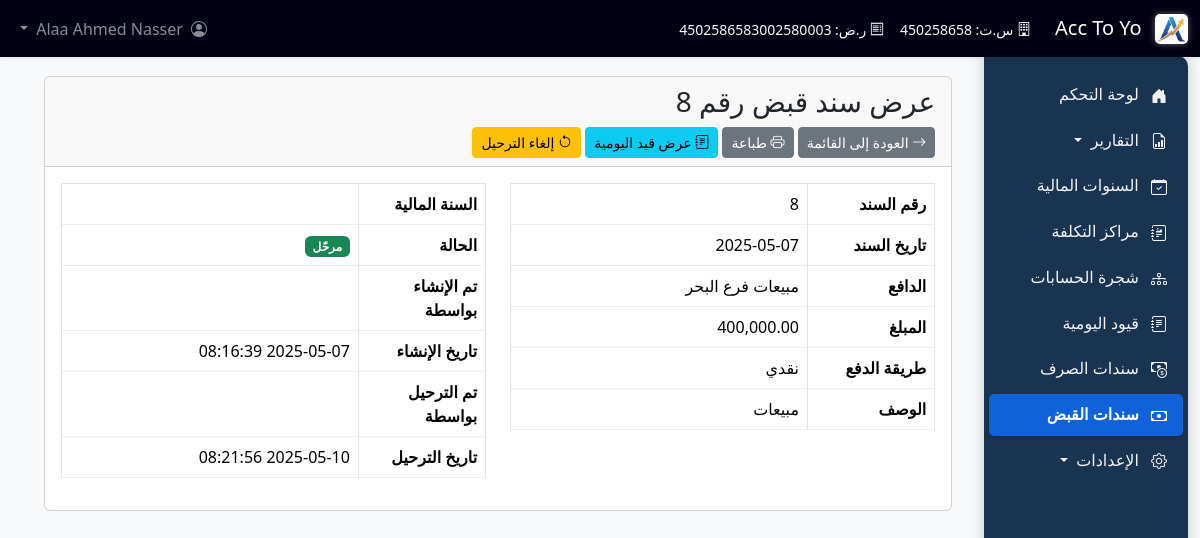
The page /receipt_vouchers/view/8 (signed in) on the database its author committed.
### tables this page shows
CREATE TABLE users (
            id INTEGER PRIMARY KEY AUTOINCREMENT,
            username TEXT UNIQUE NOT NULL,
            password_hash TEXT NOT NULL, -- سنخزن الهاش بدلاً من كلمة المرور مباشرة
            full_name TEXT,
            is_active INTEGER DEFAULT 1 -- 1 for active, 0 for inactive
        );

CREATE TABLE "receipt_vouchers" (
	"id"	INTEGER,
	"voucher_number"	INTEGER NOT NULL,
	"voucher_date"	DATE NOT NULL,
	"payer"	TEXT NOT NULL,
	"amount"	REAL NOT NULL,
	"payment_method"	TEXT NOT NULL,
	"check_number"	TEXT,
	"check_date"	DATE,
	"description"	TEXT,
	"financial_year_id"	INTEGER NOT NULL,
	"created_by"	INTEGER NOT NULL,
	"created_at"	TIMESTAMP DEFAULT CURRENT_TIMESTAMP,
	"updated_by"	INTEGER,
	"updated_at"	TIMESTAMP,
	"is_posted"	INTEGER DEFAULT 0,
	"posted_by"	INTEGER,
	"posted_at"	TIMESTAMP,
	PRIMARY KEY("id" AUTOINCREMENT),
	FOREIGN KEY("created_by") REFERENCES "users"("id"),
	FOREIGN KEY("financial_year_id") REFERENCES "financial_years"("id"),
	FOREIGN KEY("posted_by") REFERENCES "users"("id"),
	FOREIGN KEY("updated_by") REFERENCES "users"("id")
);

### app.py (the view)
@app.route('/receipt_vouchers/view/<int:voucher_id>')
@require_login
def view_receipt_voucher(voucher_id):
    conn = None
    try:
        conn = get_db()
        cursor = conn.cursor()
        cursor.execute("""
            SELECT rv.*, fy.year_name,
                   u_created.username as created_by,
                   u_posted.username as posted_by_name,
                   jv.id as journal_id
            FROM receipt_vouchers rv
            LEFT JOIN financial_years fy ON rv.financial_year_id = fy.id
            LEFT JOIN users u_created ON rv.created_by = u_created.id
            LEFT JOIN users u_posted ON rv.posted_by = u_posted.id
            LEFT JOIN journal_vouchers jv ON jv.receipt_voucher_id = rv.id
            WHERE rv.id = ?
        """, (voucher_id,))
        voucher = cursor.fetchone()
        if not voucher:
            flash('سند القبض غير موجود.', 'danger')
            return redirect(url_for('list_receipt_vouchers'))
        journal_id = voucher['journal_id'] if voucher['journal_id'] else None
        return render_template('view_receipt_voucher.html',
                              voucher=voucher,
                              journal_id=journal_id)
    except sqlite3.Error as e:
        flash(f"حدث خطأ أثناء جلب بيانات السند: {e}", 'danger')
        return redirect(url_for('list_receipt_vouchers'))
    finally:
        if conn:
            conn.close()

### templates/view_receipt_voucher.html (shortened to what this page needs)
{% extends 'base.html' %}
{% block content %}
<div class="container-fluid">
    <div class="row">
        <div class="col-12">
            <div class="card">
                <div class="card-header">
                    <h3 class="card-title">عرض سند قبض رقم {{ voucher.voucher_number }}</h3>
                    <div class="card-tools">
                        <a href="{{ url_for('list_receipt_vouchers') }}" class="btn btn-secondary btn-sm">
                            <i class="bi bi-arrow-right"></i> العودة إلى القائمة
                        </a>
                        {% if not voucher.is_posted %}
                        <a href="{{ url_for('edit_receipt_voucher', voucher_id=voucher.id) }}" class="btn btn-primary btn-sm">
                            <i class="bi bi-pencil"></i> تعديل
                        </a>
                        <a href="{{ url_for('post_receipt_voucher', voucher_id=voucher.id) }}" class="btn btn-success btn-sm">
                            <i class="bi bi-check"></i> ترحيل
                        </a>
                        <a href="{{ url_for('delete_receipt_voucher', voucher_id=voucher.id) }}" class="btn btn-danger btn-sm" onclick="return confirm('هل أنت متأكد من حذف هذا السند؟');">
                            <i class="bi bi-trash"></i> حذف
                        </a>
                        {% else %}
                        <a href="{{ url_for('print_receipt_voucher', voucher_id=voucher.id) }}" class="btn btn-secondary btn-sm" target="_blank">
                            <i class="bi bi-printer"></i> طباعة
                        </a>
                        {% endif %}
                        {% if journal_id %}
                        <a href="{{ url_for('view_journal_voucher', voucher_id=journal_id) }}" class="btn btn-info btn-sm">
                            <i class="bi bi-journal-text"></i> عرض قيد اليومية
                        </a>
                        {% endif %}
                        {% if voucher.is_posted %}
                        <a href="{{ url_for('unpost_receipt_voucher', voucher_id=voucher.id) }}" class="btn btn-warning btn-sm" onclick="return confirm('هل أنت متأكد من إلغاء ترحيل هذا السند؟');">
                            <i class="bi bi-arrow-counterclockwise"></i> إلغاء الترحيل
                        </a>
                        {% endif %}
                    </div>
                </div>
                <div class="card-body">
                    <div class="row">
                        <div class="col-md-6">
                            <table class="table table-bordered">
                                <tr>
                                    <th style="width: 30%;">رقم السند</th>
                                    <td>{{ voucher.voucher_number }}</td>
                                </tr>
                                <tr>
                                    <th>تاريخ السند</th>
                                    <td>
                                        {% if voucher.date %}
                                            {{ voucher.date }}
                                        {% elif voucher.voucher_date %}
                                            {{ voucher.voucher_date }}
                                        {% else %}
                                            <span class="text-muted">غير محدد</span>
                                        {% endif %}
                                    </td>
                                </tr>
                                <tr>
                                    <th>الدافع</th>
                                    <td>{{ voucher.payer }}</td>
                                </tr>
                                <tr>
                                    <th>المبلغ</th>
                                    <td>{{ "{:,.2f}".format(voucher.amount) }}</td>
                                </tr>
                                <tr>
                                    <th>طريقة الدفع</th>
                                    <td>
                                        {% if voucher.payment_method == 'cash' %}
                                            نقداً
                                        {% elif voucher.payment_method == 'check' %}
                                            شيك رقم {{ voucher.check_number }}
                                        {% elif voucher.payment_method == 'bank_transfer' %}
                                            تحويل بنكي
                                        {% else %}
                                            {{ voucher.payment_method }}
                                        {% endif %}
                                    </td>
                                </tr>
                                {% if voucher.description %}
                                <tr>
                                    <th>الوصف</th>
                                    <td>{{ voucher.description }}</td>
                                </tr>
                                {% endif %}
                            </table>
                        </div>
                        <div class="col-md-6">
                            <table class="table table-bordered">
                                <tr>
                                    <th style="width: 30%;">السنة المالية</th>
                                    <td>{{ voucher.financial_year_name }}</td>
                                </tr>
                                <tr>
                                    <th>الحالة</th>
                                    <td>
                                        {% if voucher.is_posted %}
                                            <span class="badge bg-success">مرحّل</span>
                                        {% else %}
                                            <span class="badge bg-warning">غير مرحّل</span>
                                        {% endif %}
                                    </td>
                                </tr>
                                <tr>
                                    <th>تم الإنشاء بواسطة</th>
                                    <td>{{ voucher.created_by_username }}</td>
                                </tr>
                                <tr>
                                    <th>تاريخ الإنشاء</th>
                                    <td>{{ voucher.created_at }}</td>
                                </tr>
                                {% if voucher.is_posted %}
                                <tr>
                                    <th>تم الترحيل بواسطة</th>
                                    <td>{{ voucher.posted_by_username }}</td>
                                </tr>
                                <tr>
                                    <th>تاريخ الترحيل</th>
                                    <td>{{ voucher.posted_at }}</td>
                                </tr>
                                {% endif %}
                            </table>
                        </div>
                    </div>
                </div>
            </div>
        </div>
    </div>
</div>
{% endblock %}

### templates/base.html (shortened to what this page needs)
<!doctype html>
<html lang="ar" dir="rtl">
<head>
    <link href="https://cdn.jsdelivr.net/npm/bootstrap@5.3.3/dist/css/bootstrap.rtl.min.css" rel="stylesheet">
    <link rel="stylesheet" href="https://cdn.jsdelivr.net/npm/bootstrap-icons@1.11.3/font/bootstrap-icons.min.css">
    <link rel="stylesheet" href="{{ url_for('static', filename='css/custom_style.css') }}">
</head>
<body>
    <nav class="navbar navbar-expand-md navbar-dark bg-dark fixed-top">
        <div class="container-fluid">
            <a class="navbar-brand" href="{{ url_for('financial_performance.financial_performance_report_view') }}">
                <img src="{{ url_for('static', filename='images/logo.png') }}" alt="ACC TOO YOU" height="30" class="d-inline-block align-text-top me-2" style="filter: drop-shadow(0 0 3px rgba(255,255,255,0.4)); border-radius: 5px; transition: all 0.3s ease; mix-blend-mode: screen;">
                {{ company_profile.companyName if company_profile else "Acc Too You" }}
            </a>
            <div class="collapse navbar-collapse" id="navbarMain">
                <ul class="navbar-nav me-auto mb-2 mb-md-0">
                    <li class="nav-item">
                        <span class="nav-link text-light">
                            <small><i class="bi bi-building"></i> س.ت: {{ company_profile.commercialRegistrationNumber if company_profile }}</small>
                        </span>
                    </li>
                    <li class="nav-item">
                        <span class="nav-link text-light">
                            <small><i class="bi bi-receipt"></i> ر.ض: {{ company_profile.taxIdentificationNumber if company_profile }}</small>
                        </span>
                    </li>
                </ul>
                <ul class="navbar-nav ms-auto mb-2 mb-md-0">
                    {% if session.user_id %}
                        <li class="nav-item dropdown">
                            <a class="nav-link dropdown-toggle" href="#" id="navbarDropdownUser" role="button" data-bs-toggle="dropdown" aria-expanded="false">
                                <i class="bi bi-person-circle me-1"></i> {{ session.full_name or session.username }}
                            </a>
                        </li>
                    {% else %}
                        <li class="nav-item">
                            <a class="nav-link" href="{{ url_for('login') }}">تسجيل الدخول</a>
                        </li>
                    {% endif %}
                </ul>
            </div>
        </div>
    </nav>
    <div class="container-fluid">
        <div class="row g-0">
            {% if session.user_id %}
            <nav id="sidebarMenu" class="col-auto sidebar">
                <ul class="nav flex-column">
                    <li class="nav-item">
                        <a class="nav-link {% if request.endpoint == 'dashboard' %}active{% endif %}" aria-current="page" href="{{ url_for('financial_performance.financial_performance_report_view') }}">
                            <i class="bi bi-house-door-fill"></i>
                            <span class="link-text">لوحة التحكم</span>
                        </a>
                    </li>
                    <li class="nav-item dropdown">
                        <a class="nav-link dropdown-toggle " href="#" id="reportsDropdown" role="button" data-bs-toggle="dropdown" aria-expanded="false">
                            <i class="bi bi-file-earmark-bar-graph"></i>
                            <span class="link-text">التقارير</span>
                        </a>
                    </li>
                    <li class="nav-item">
                        <a class="nav-link " href="{{ url_for('manage_financial_years') }}">
                            <i class="bi bi-calendar-check"></i>
                            <span class="link-text">السنوات المالية</span>
                        </a>
                    </li>
                    <li class="nav-item">
                        <a class="nav-link " href="{{ url_for('list_cost_centers') }}">
                            <i class="bi bi-journal-richtext"></i>
                            <span class="link-text">مراكز التكلفة</span>
                        </a>
                    </li>
                    <li class="nav-item">
                        <a class="nav-link " href="{{ url_for('list_accounts') }}">
                            <i class="bi bi-diagram-3"></i>
                            <span class="link-text">شجرة الحسابات</span>
                        </a>
                    </li>
                    <li class="nav-item">
                        <a class="nav-link {% if request.endpoint.startswith('list_journal_vouchers') or request.endpoint.startswith('add_journal_voucher') %}active{% endif %}" href="{{ url_for('list_journal_vouchers') }}">
                          <i class="bi bi-journal-text"></i>
                          <span class="link-text">قيود اليومية</span>
                        </a>
                    </li>
                    <li class="nav-item">
                        <a class="nav-link " href="{{ url_for('list_payment_vouchers') }}">
                          <i class="bi bi-cash-coin"></i>
                          <span class="link-text">سندات الصرف</span>
                        </a>
                    </li>
                    <li class="nav-item">
                        <a class="nav-link {% if request.endpoint.startswith('list_receipt_vouchers') or request.endpoint.startswith('add_receipt_voucher') or request.endpoint.startswith('edit_receipt_voucher') or request.endpoint.startswith('view_receipt_voucher') %}active{% endif %}" href="{{ url_for('list_receipt_vouchers') }}">
                          <i class="bi bi-cash"></i>
                          <span class="link-text">سندات القبض</span>
                        </a>
                    </li>
                    <li class="nav-item dropdown">
                        <a class="nav-link dropdown-toggle " href="#" id="settingsDropdown" role="button" data-bs-toggle="dropdown" aria-expanded="false">
                            <i class="bi bi-gear"></i>
                            <span class="link-text">الإعدادات</span>
                        </a>
                    </li>
                </ul>
            </nav>
            {% endif %}
            <main class="col">
                {% block content %}{% endblock %}
            </main>
        </div>
    </div>
</body>
</html>

### rows shown on the page
users: full_name "Alaa Ahmed Nasser"
receipt_vouchers: voucher_number "8", voucher_date "2025-05-07", payer "مبيعات فرع البحر", amount "400,000.00", payment_method "نقدي", description "مبيعات", created_at "2025-05-07 08:16:39", posted_at "2025-05-10 08:21:56"

### other values the page prints
{{ company_profile.companyName if company_profile else "Acc Too You" }} "Acc To Yo"
{{ company_profile.commercialRegistrationNumber if company_profile }} "450258658"
{{ company_profile.taxIdentificationNumber if company_profile }} "4502586583002580003"
